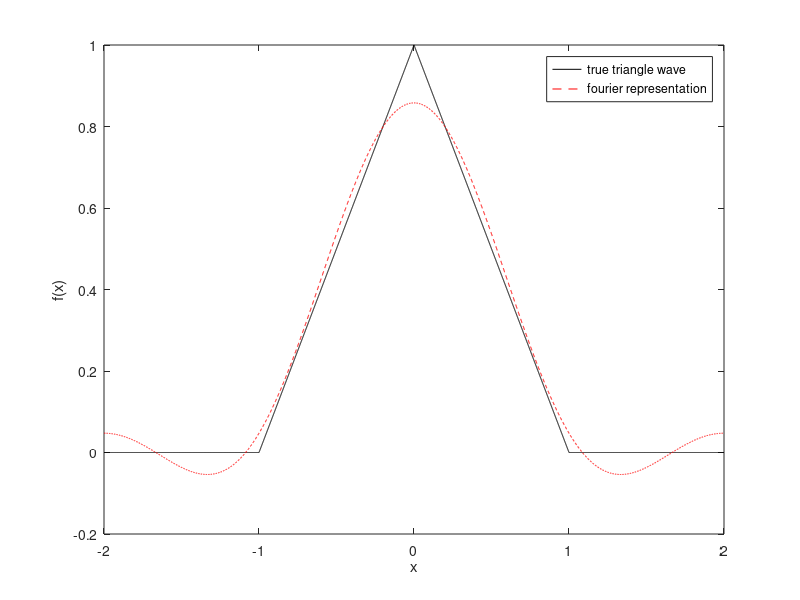

Recreate this plot in MATLAB.
clear all, close all, clc
dx = 0.001;
L = 2;
x = (-L):dx:L;
f = zeros(size(x));
for i = 0:(2*L/dx)
    x_check = -2 + i*dx;
    if x_check<(-1)
        f(i+1) = 0;
    elseif x_check<(0)
        f(i+1) = 1+x(i+1);
    elseif x_check<(1)
        f(i+1) = 1-x(i+1);    
    else
        f(i+1) = 0;
    end
end
A0 = 1/(2*L);
approx = ones(size(x));
approx = approx*A0;
m = 2;
for n = 1:m
    An = (1/L)*sum(f.*cos(n*pi*x/L))*dx;
    Bn = (1/L)*sum(f.*sin(n*pi*x/L))*dx;
    approx = approx + (An).*cos(n*pi.*x./L) + (Bn).*sin(n*pi.*x./L);
end
figure(1)
plot(x,f,'k')
hold on
plot(x,approx,'r--')
legend('true triangle wave','fourier representation')
xlabel('x')
ylabel('f(x)')